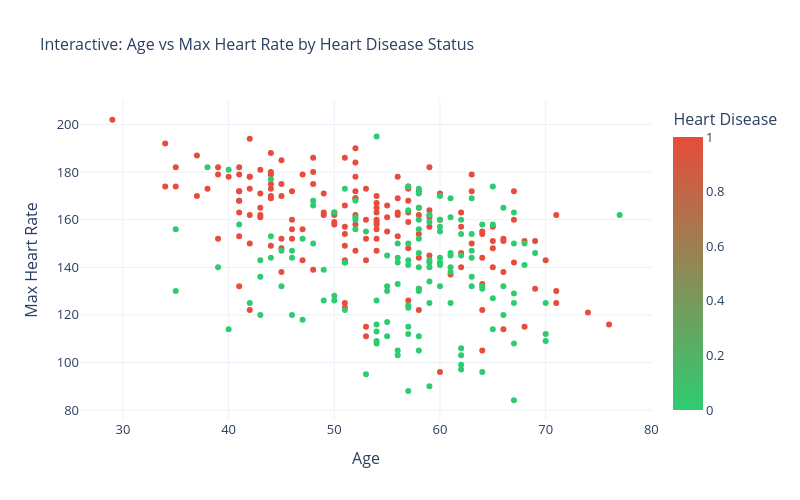

This figure's notebook cell:
### Markdown cell above
### 7.7 Interactive Visualizations (Extra Credit)

Interactive plots using **Plotly** for enhanced data exploration.

### Code cell
# Interactive scatter plot: Age vs Max Heart Rate colored by target
fig = px.scatter(df, x='age', y='thalach', color='target',
                 color_continuous_scale=['#2ecc71', '#e74c3c'],
                 labels={'age': 'Age', 'thalach': 'Max Heart Rate', 'target': 'Heart Disease'},
                 title='Interactive: Age vs Max Heart Rate by Heart Disease Status',
                 hover_data=['chol', 'trestbps', 'cp'])
fig.update_layout(template='plotly_white', font=dict(size=13),
                  title_font_size=16, width=800, height=500)
fig.show()

### Figure 1 — Plotly figure (JSON) as saved in the notebook; plotly's stock layout.template omitted (floating-point values rounded to 4 significant figures; data arrays with more than 128 entries replaced by an {"elided": "..."} marker saying what was removed)
{"data": [{"customdata": {"elided": "302x3 float values"}, "hovertemplate": "Age=%{x}<br>Max Heart Rate=%{y}<br>chol=%{customdata[0]}<br>trestbps=%{customdata[1]}<br>cp=%{customdata[2]}<br>Heart Disease=%{marker.color}<extra></extra>", "legendgroup": "", "marker": {"color": {"elided": "302 int values"}, "coloraxis": "coloraxis", "symbol": "circle"}, "mode": "markers", "name": "", "orientation": "v", "showlegend": false, "type": "scatter", "x": {"elided": "302 int values"}, "xaxis": "x", "y": {"elided": "302 float values"}, "yaxis": "y"}], "layout": {"coloraxis": {"colorbar": {"title": {"text": "Heart Disease"}}, "colorscale": [[0, "#2ecc71"], [1, "#e74c3c"]]}, "font": {"size": 13}, "height": 500, "legend": {"tracegroupgap": 0}, "title": {"font": {"size": 16}, "text": "Interactive: Age vs Max Heart Rate by Heart Disease Status"}, "width": 800, "xaxis": {"anchor": "y", "domain": [0, 1], "title": {"text": "Age"}}, "yaxis": {"anchor": "x", "domain": [0, 1], "title": {"text": "Max Heart Rate"}}}}
